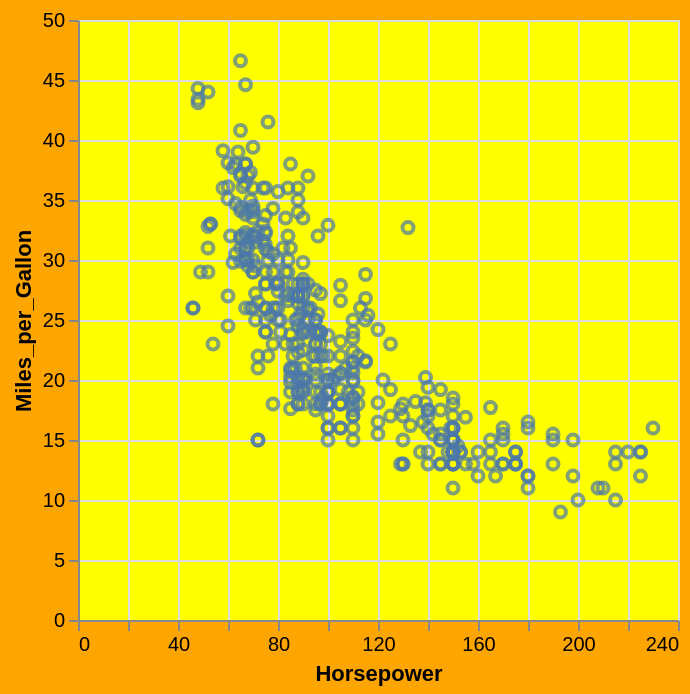

Specify this chart in Vega-Lite:
### Vega-Lite specification from a JSON file in a GitHub repository (floating-point values rounded to 4 significant figures; data arrays with more than 128 entries replaced by an {"elided": "..."} marker saying what was removed)
{"$schema": "https://vega.github.io/schema/vega-lite/v4.json", "description": "A scatterplot with orange overall background and yellow view background.", "background": "orange", "view": {"fill": "yellow"}, "data": {"values": {"elided": "406 records"}}, "mark": "point", "encoding": {"x": {"field": "Horsepower", "type": "quantitative"}, "y": {"field": "Miles_per_Gallon", "type": "quantitative"}}}
